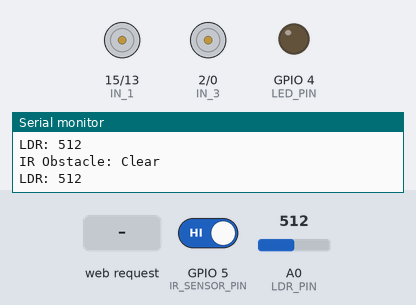
Simulated run of this sketch. Board: ESP8266 (NodeMCU). On the bench: motor-driver pin pairs drawn as motors (green arrow = first pin HIGH = forward, orange = second pin HIGH = backward, longer = more drive, scaled by the enable pin), output pins drawn as LEDs (lit = HIGH), the last lines printed to the serial monitor. Inputs (shaded band) come from the test bench; at power-on: A0 (LDR_PIN) = 512, GPIO 5 (IR_SENSOR_PIN) HIGH.

Above: at 1.2 s.
1.3 s: HTTP request GET /?State=F received
At 2.1 s:
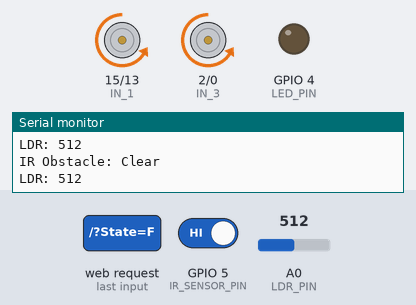
2.8 s: A0 (LDR_PIN) set to 209
4.3 s: A0 (LDR_PIN) set to 190
At 4.9 s:
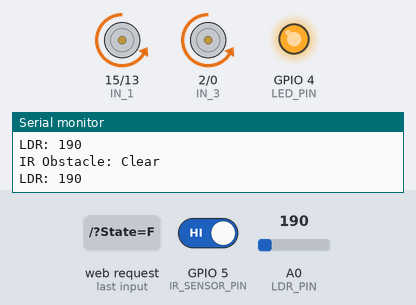
5.8 s: GPIO 5 (IR_SENSOR_PIN) driven LOW
At 6.3 s:
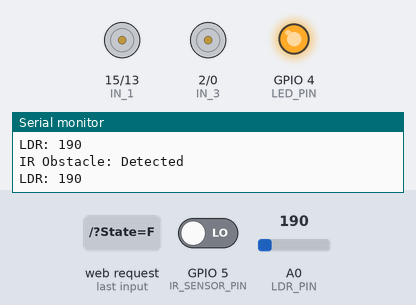
7.3 s: HTTP request GET /?State=B received
At 7.7 s:
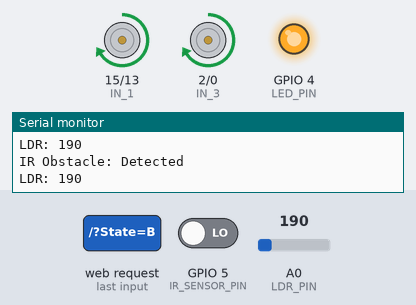
8.8 s: HTTP request GET /?State=L received
At 9.1 s:
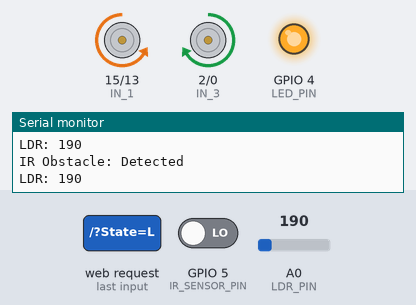
Timing chart, 0 to 11.3 s (numbered marks = the images above; inputs shaded):
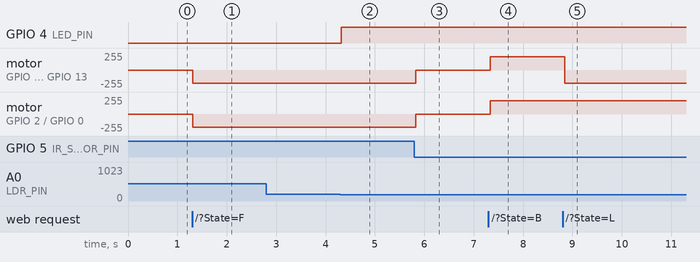

The sketch:

Project.ino
```cpp
#define ENA   14          // Enable/speed motors Right        GPIO14(D5)
#define ENB   12          // Enable/speed motors Left         GPIO12(D6)
#define IN_1  15          // L298N in1 motors Right           GPIO15(D8)
#define IN_2  13          // L298N in2 motors Right           GPIO13(D7)
#define IN_3  2           // L298N in3 motors Left            GPIO2(D4)
#define IN_4  0           // L298N in4 motors Left            GPIO0(D3)

#define LDR_PIN A0        // LDR connected to analog pin A0
#define LED_PIN 4         // LED connected to GPIO4 (D2)
#define IR_SENSOR_PIN 5   // IR sensor input - GPIO5 (D1)

#include <ESP8266WiFi.h>
#include <WiFiClient.h>
#include <ESP8266WebServer.h>

String command;
int speedCar = 800;        // Default speed
int speed_Coeff = 3;
bool irDetected = false;

const char* ssid = "NodeMCU Car";
ESP8266WebServer server(80);

void setup() {
  pinMode(ENA, OUTPUT);
  pinMode(ENB, OUTPUT);
  pinMode(IN_1, OUTPUT);
  pinMode(IN_2, OUTPUT);
  pinMode(IN_3, OUTPUT);
  pinMode(IN_4, OUTPUT);

  pinMode(LED_PIN, OUTPUT);
  pinMode(IR_SENSOR_PIN, INPUT);  // IR sensor

  Serial.begin(115200);

  WiFi.mode(WIFI_AP);
  WiFi.softAP(ssid);
  Serial.print("AP IP address: ");
  Serial.println(WiFi.softAPIP());

  server.on("/", HTTP_handleRoot);
  server.onNotFound(HTTP_handleRoot);
  server.begin();
}

// Movement Functions
void goAhead() {
  if (irDetected) {
    stopRobot();
    return;
  }
  digitalWrite(IN_1, LOW); digitalWrite(IN_2, HIGH); analogWrite(ENA, speedCar);
  digitalWrite(IN_3, LOW); digitalWrite(IN_4, HIGH); analogWrite(ENB, speedCar);
}

void goBack() {
  digitalWrite(IN_1, HIGH); digitalWrite(IN_2, LOW); analogWrite(ENA, speedCar);
  digitalWrite(IN_3, HIGH); digitalWrite(IN_4, LOW); analogWrite(ENB, speedCar);
}

void goRight() {
  digitalWrite(IN_1, HIGH); digitalWrite(IN_2, LOW); analogWrite(ENA, speedCar);
  digitalWrite(IN_3, LOW);  digitalWrite(IN_4, HIGH); analogWrite(ENB, speedCar);
}

void goLeft() {
  digitalWrite(IN_1, LOW);  digitalWrite(IN_2, HIGH); analogWrite(ENA, speedCar);
  digitalWrite(IN_3, HIGH); digitalWrite(IN_4, LOW); analogWrite(ENB, speedCar);
}

void goAheadRight() {
  if (irDetected) {
    stopRobot();
    return;
  }
  digitalWrite(IN_1, LOW); digitalWrite(IN_2, HIGH); analogWrite(ENA, speedCar / speed_Coeff);
  digitalWrite(IN_3, LOW); digitalWrite(IN_4, HIGH); analogWrite(ENB, speedCar);
}

void goAheadLeft() {
  if (irDetected) {
    stopRobot();
    return;
  }
  digitalWrite(IN_1, LOW); digitalWrite(IN_2, HIGH); analogWrite(ENA, speedCar);
  digitalWrite(IN_3, LOW); digitalWrite(IN_4, HIGH); analogWrite(ENB, speedCar / speed_Coeff);
}

void goBackRight() {
  digitalWrite(IN_1, HIGH); digitalWrite(IN_2, LOW); analogWrite(ENA, speedCar / speed_Coeff);
  digitalWrite(IN_3, HIGH); digitalWrite(IN_4, LOW); analogWrite(ENB, speedCar);
}

void goBackLeft() {
  digitalWrite(IN_1, HIGH); digitalWrite(IN_2, LOW); analogWrite(ENA, speedCar);
  digitalWrite(IN_3, HIGH); digitalWrite(IN_4, LOW); analogWrite(ENB, speedCar / speed_Coeff);
}

void stopRobot() {
  digitalWrite(IN_1, LOW); digitalWrite(IN_2, LOW); analogWrite(ENA, 0);
  digitalWrite(IN_3, LOW); digitalWrite(IN_4, LOW); analogWrite(ENB, 0);
}

void HTTP_handleRoot(void) {
  if (server.hasArg("State")) {
    Serial.println(server.arg("State"));
  }
  server.send(200, "text/html", "");
  delay(1);
}

void loop() {
  server.handleClient();

  // IR Sensor
  irDetected = (digitalRead(IR_SENSOR_PIN) == LOW);
  Serial.print("IR Obstacle: ");
  Serial.println(irDetected ? "Detected" : "Clear");

  // LDR LED Control
  int ldrValue = analogRead(LDR_PIN);
  Serial.print("LDR: "); Serial.println(ldrValue);
  if (ldrValue > 200) digitalWrite(LED_PIN, LOW);
  else digitalWrite(LED_PIN, HIGH);

  // Web Command Control
  command = server.arg("State");
  if (command == "F") goAhead();
  else if (command == "B") goBack();
  else if (command == "L") goLeft();
  else if (command == "R") goRight();
  else if (command == "I") goAheadRight();
  else if (command == "G") goAheadLeft();
  else if (command == "J") goBackRight();
  else if (command == "H") goBackLeft();
  else if (command == "0") speedCar = 400;
  else if (command == "1") speedCar = 470;
  else if (command == "2") speedCar = 540;
  else if (command == "3") speedCar = 610;
  else if (command == "4") speedCar = 680;
  else if (command == "5") speedCar = 750;
  else if (command == "6") speedCar = 820;
  else if (command == "7") speedCar = 890;
  else if (command == "8") speedCar = 960;
  else if (command == "9") speedCar = 1023;
  else if (command == "S") stopRobot();

  delay(100);
}
```

Measured:
- the behaviour switches between 201 and 200 on A0 (LDR_PIN) (found by bisection; images 1 and 2)
- after the input at 1.3 s, motor on GPIO 15 (IN_1) / GPIO 13 (IN_2), motor on GPIO 2 (IN_3) / GPIO 0 (IN_4): stopped → backward 199/255 at once
- after the input at 4.3 s, GPIO 4 (LED_PIN): LOW → HIGH at once
- after the input at 5.8 s, motor on GPIO 15 (IN_1) / GPIO 13 (IN_2), motor on GPIO 2 (IN_3) / GPIO 0 (IN_4): backward 199/255 → stopped at once
- after the input at 7.3 s, motor on GPIO 15 (IN_1) / GPIO 13 (IN_2), motor on GPIO 2 (IN_3) / GPIO 0 (IN_4): stopped → forward 199/255 at once
- after the input at 8.8 s, motor on GPIO 15 (IN_1) / GPIO 13 (IN_2): forward 199/255 → backward 199/255 at once
